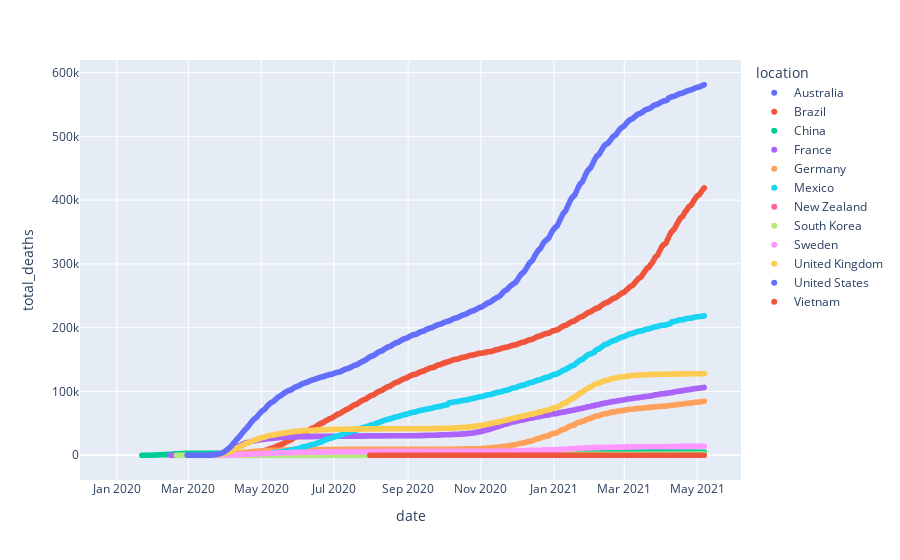

Write notebook code for a chart like this one.
### Code cell
deaths = px.scatter(df_base, x='date', y='total_deaths', color='location')
deaths.show()

### Figure 1 — Plotly figure (JSON) as saved in the notebook; plotly's stock layout.template omitted (floating-point values rounded to 4 significant figures; data arrays with more than 128 entries replaced by an {"elided": "..."} marker saying what was removed)
{"data": [{"hovertemplate": "location=Australia<br>date=%{x}<br>total_deaths=%{y}<extra></extra>", "legendgroup": "Australia", "marker": {"color": "#636efa", "symbol": "circle"}, "mode": "markers", "name": "Australia", "showlegend": true, "type": "scattergl", "x": {"elided": "468 str values"}, "xaxis": "x", "y": {"elided": "468 float values"}, "yaxis": "y"}, {"hovertemplate": "location=Brazil<br>date=%{x}<br>total_deaths=%{y}<extra></extra>", "legendgroup": "Brazil", "marker": {"color": "#EF553B", "symbol": "circle"}, "mode": "markers", "name": "Brazil", "showlegend": true, "type": "scattergl", "x": {"elided": "437 str values"}, "xaxis": "x", "y": {"elided": "437 float values"}, "yaxis": "y"}, {"hovertemplate": "location=China<br>date=%{x}<br>total_deaths=%{y}<extra></extra>", "legendgroup": "China", "marker": {"color": "#00cc96", "symbol": "circle"}, "mode": "markers", "name": "China", "showlegend": true, "type": "scattergl", "x": {"elided": "472 str values"}, "xaxis": "x", "y": {"elided": "472 float values"}, "yaxis": "y"}, {"hovertemplate": "location=France<br>date=%{x}<br>total_deaths=%{y}<extra></extra>", "legendgroup": "France", "marker": {"color": "#ab63fa", "symbol": "circle"}, "mode": "markers", "name": "France", "showlegend": true, "type": "scattergl", "x": {"elided": "470 str values"}, "xaxis": "x", "y": {"elided": "470 float values"}, "yaxis": "y"}, {"hovertemplate": "location=Germany<br>date=%{x}<br>total_deaths=%{y}<extra></extra>", "legendgroup": "Germany", "marker": {"color": "#FFA15A", "symbol": "circle"}, "mode": "markers", "name": "Germany", "showlegend": true, "type": "scattergl", "x": {"elided": "467 str values"}, "xaxis": "x", "y": {"elided": "467 float values"}, "yaxis": "y"}, {"hovertemplate": "location=Mexico<br>date=%{x}<br>total_deaths=%{y}<extra></extra>", "legendgroup": "Mexico", "marker": {"color": "#19d3f3", "symbol": "circle"}, "mode": "markers", "name": "Mexico", "showlegend": true, "type": "scattergl", "x": {"elided": "493 str values"}, "xaxis": "x", "y": {"elided": "493 float values"}, "yaxis": "y"}, {"hovertemplate": "location=New Zealand<br>date=%{x}<br>total_deaths=%{y}<extra></extra>", "legendgroup": "New Zealand", "marker": {"color": "#FF6692", "symbol": "circle"}, "mode": "markers", "name": "New Zealand", "showlegend": true, "type": "scattergl", "x": {"elided": "435 str values"}, "xaxis": "x", "y": {"elided": "435 float values"}, "yaxis": "y"}, {"hovertemplate": "location=South Korea<br>date=%{x}<br>total_deaths=%{y}<extra></extra>", "legendgroup": "South Korea", "marker": {"color": "#B6E880", "symbol": "circle"}, "mode": "markers", "name": "South Korea", "showlegend": true, "type": "scattergl", "x": {"elided": "473 str values"}, "xaxis": "x", "y": {"elided": "473 float values"}, "yaxis": "y"}, {"hovertemplate": "location=Sweden<br>date=%{x}<br>total_deaths=%{y}<extra></extra>", "legendgroup": "Sweden", "marker": {"color": "#FF97FF", "symbol": "circle"}, "mode": "markers", "name": "Sweden", "showlegend": true, "type": "scattergl", "x": {"elided": "462 str values"}, "xaxis": "x", "y": {"elided": "462 float values"}, "yaxis": "y"}, {"hovertemplate": "location=United Kingdom<br>date=%{x}<br>total_deaths=%{y}<extra></extra>", "legendgroup": "United Kingdom", "marker": {"color": "#FECB52", "symbol": "circle"}, "mode": "markers", "name": "United Kingdom", "showlegend": true, "type": "scattergl", "x": {"elided": "463 str values"}, "xaxis": "x", "y": {"elided": "463 float values"}, "yaxis": "y"}, {"hovertemplate": "location=United States<br>date=%{x}<br>total_deaths=%{y}<extra></extra>", "legendgroup": "United States", "marker": {"color": "#636efa", "symbol": "circle"}, "mode": "markers", "name": "United States", "showlegend": true, "type": "scattergl", "x": {"elided": "472 str values"}, "xaxis": "x", "y": {"elided": "472 float values"}, "yaxis": "y"}, {"hovertemplate": "location=Vietnam<br>date=%{x}<br>total_deaths=%{y}<extra></extra>", "legendgroup": "Vietnam", "marker": {"color": "#EF553B", "symbol": "circle"}, "mode": "markers", "name": "Vietnam", "showlegend": true, "type": "scattergl", "x": {"elided": "471 str values"}, "xaxis": "x", "y": {"elided": "471 float values"}, "yaxis": "y"}], "layout": {"legend": {"title": {"text": "location"}, "tracegroupgap": 0}, "margin": {"t": 60}, "xaxis": {"anchor": "y", "domain": [0.0, 1.0], "title": {"text": "date"}}, "yaxis": {"anchor": "x", "domain": [0.0, 1.0], "title": {"text": "total_deaths"}}}}
